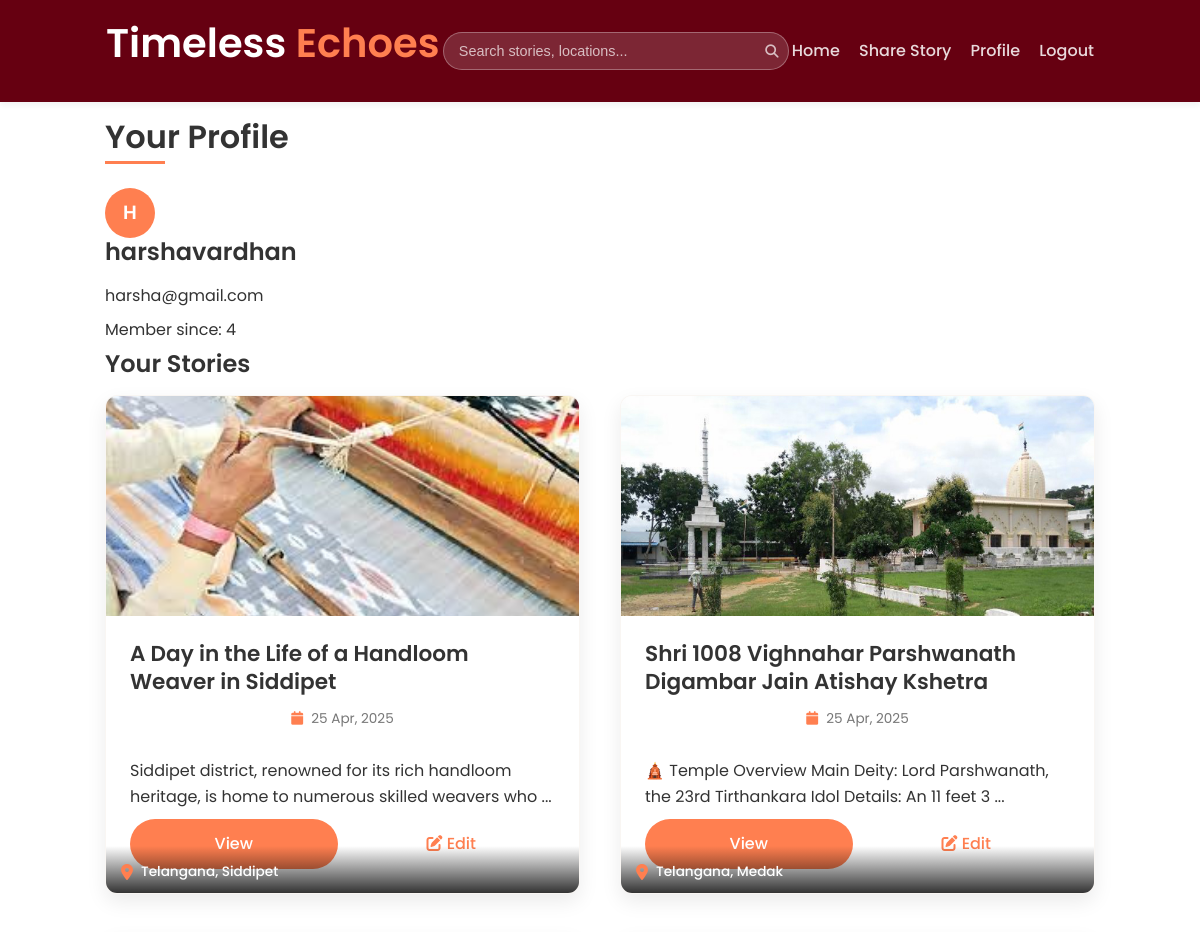
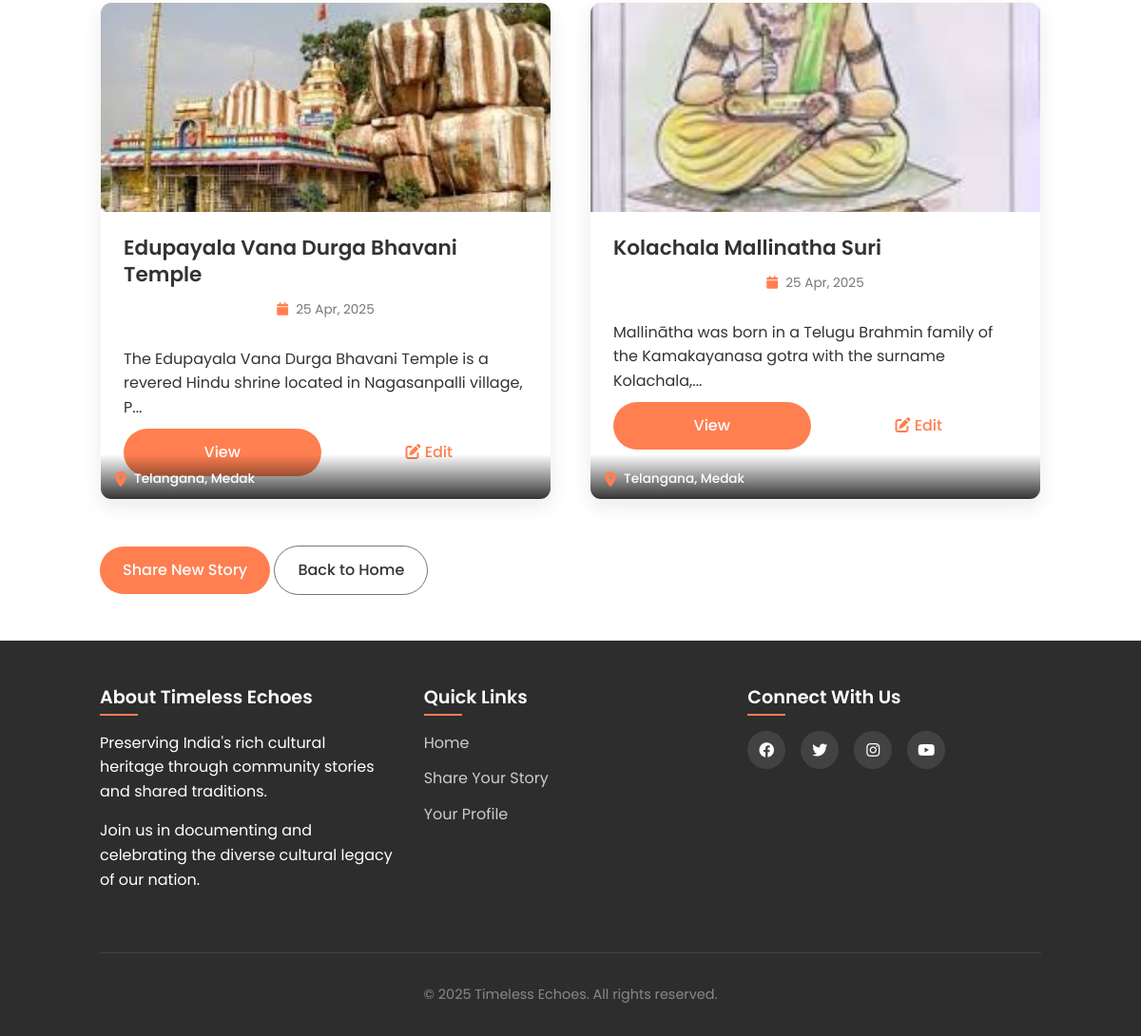
Page /profile (signed in) on the committed database (2 pictures, top to bottom).
### models.py (models this page shows, shortened)
class User(UserMixin, db.Model):
    id = db.Column(db.Integer, primary_key=True)
    username = db.Column(db.String(64), index=True, unique=True)
    email = db.Column(db.String(120), index=True, unique=True)
    password_hash = db.Column(db.String(128))
    articles = db.relationship('Article', backref='author', lazy='dynamic')
    comments = db.relationship('Comment', backref='author', lazy='dynamic')

class Article(db.Model):
    id = db.Column(db.Integer, primary_key=True)
    title = db.Column(db.String(100), nullable=False)
    description = db.Column(db.Text, nullable=False)
    image_path = db.Column(db.String(255))
    state = db.Column(db.String(50), nullable=False)
    district = db.Column(db.String(50), nullable=False)
    village = db.Column(db.String(50), nullable=False)
    address = db.Column(db.String(200))
    latitude = db.Column(db.Float)
    longitude = db.Column(db.Float)
    timestamp = db.Column(db.DateTime, index=True, default=datetime.utcnow)
    user_id = db.Column(db.Integer, db.ForeignKey('user.id'))
    comments = db.relationship('Comment', backref='article', lazy='dynamic', cascade="all, delete-orphan")

### routes.py (the view)
@app.route('/profile')
@login_required
def profile():
    user_articles = Article.query.filter_by(user_id=current_user.id).order_by(Article.timestamp.desc()).all()
    return render_template('profile.html', articles=user_articles, search_form=get_search_form())

### forms.py
class SearchForm(FlaskForm):
    query = StringField('Search', validators=[DataRequired()])
    submit = SubmitField('Search')

### app.py (called while the page is built)
@login_manager.user_loader
def load_user(id):
    return User.query.get(int(id))

### routes.py (called while the page is built)
def get_search_form():
    return SearchForm(request.args, csrf_enabled=False) if request.args.get('query') else SearchForm(csrf_enabled=False)

### templates/profile.html (shortened to what this page needs)
{% extends "base.html" %}
{% block content %}
<section class="profile-section">
    <div class="container">
        <div class="section-heading">
            <h2>Your Profile</h2>
        </div>
        <div class="profile-info">
            <div class="profile-avatar">
                <div class="avatar-placeholder">
                    {{ current_user.username[0].upper() }}
                </div>
            </div>
            <div class="profile-details">
                <h3>{{ current_user.username }}</h3>
                <p>{{ current_user.email }}</p>
                <p>Member since: {{ current_user.id|string }}</p>
            </div>
        </div>
        <div class="user-articles">
            <div class="section-subheading">
                <h3>Your Stories</h3>
            </div>
            {% if articles %}
                <div class="articles-grid">
                    {% for article in articles %}
                        <div class="article-card">
                            <div class="article-image">
                                {% if article.image_path %}
                                    <img src="{{ url_for('static', filename=article.image_path) }}" alt="{{ article.title }}">
                                {% else %}
                                    <div class="no-image-placeholder">
                                        <i class="fas fa-image"></i>
                                    </div>
                                {% endif %}
                            </div>
                            <div class="article-content">
                                <h3 class="article-title">{{ article.title }}</h3>
                                <div class="article-meta">
                                    <span class="article-location"><i class="fas fa-map-marker-alt"></i> {{ article.state }}, {{ article.district }}</span>
                                    <span class="article-date"><i class="fas fa-calendar"></i> {{ article.timestamp.strftime('%d %b, %Y') }}</span>
                                </div>
                                <div class="article-description">
                                    {{ article.description[:100] }}{% if article.description|length > 100 %}...{% endif %}
                                </div>
                                <div class="article-actions">
                                    <a href="{{ url_for('view_article', article_id=article.id) }}" class="btn btn-sm btn-primary">View</a>
                                    <a href="{{ url_for('edit_article', article_id=article.id) }}" class="btn btn-sm btn-outline-primary">
                                        <i class="fas fa-edit"></i> Edit
                                    </a>
                                </div>
                            </div>
                        </div>
                    {% endfor %}
                </div>
            {% else %}
                <div class="no-articles">
                    <p>You haven't shared any stories yet.</p>
                    <a href="{{ url_for('create_article') }}" class="btn btn-primary">Share Your Story</a>
                </div>
            {% endif %}
        </div>
        <div class="profile-actions">
            <a href="{{ url_for('create_article') }}" class="btn btn-primary">Share New Story</a>
            <a href="{{ url_for('index') }}" class="btn btn-secondary">Back to Home</a>
        </div>
    </div>
</section>
{% endblock %}

### templates/base.html (shortened to what this page needs)
<!DOCTYPE html>
<html lang="en">
<head>
    <link rel="stylesheet" href="https://cdnjs.cloudflare.com/ajax/libs/font-awesome/6.2.0/css/all.min.css">
    <link rel="stylesheet" href="{{ url_for('static', filename='styles.css') }}">
    <link rel="stylesheet" href="{{ url_for('static', filename='css/map_styles.css') }}">
</head>
<body>
    <header>
        <div class="container">
            <nav>
                <div class="logo">
                    <a href="{{ url_for('index') }}">
                        <h1>Timeless <span>Echoes</span></h1>
                    </a>
                </div>
                <div class="search-container">
                    <form action="{{ url_for('search') }}" method="get" class="search-form">
                        {{ search_form.query(class="search-input", placeholder="Search stories, locations...", autocomplete="off") }}
                        <button type="submit" class="search-button">
                            <i class="fas fa-search"></i>
                        </button>
                    </form>
                </div>
                <div class="nav-links">
                    <a href="{{ url_for('index') }}">Home</a>
                    {% if current_user.is_authenticated %}
                        <a href="{{ url_for('create_article') }}">Share Story</a>
                        <a href="{{ url_for('profile') }}">Profile</a>
                        <a href="{{ url_for('logout') }}">Logout</a>
                    {% else %}
                        <a href="{{ url_for('login') }}">Login</a>
                        <a href="{{ url_for('register') }}">Register</a>
                    {% endif %}
                </div>
            </nav>
        </div>
    </header>
    <main>
        {% block content %}{% endblock %}
    </main>
    <footer>
        <div class="container">
            <div class="footer-content">
                <div class="footer-section">
                    <h3>About Timeless Echoes</h3>
                    <p>Preserving India's rich cultural heritage through community stories and shared traditions.</p>
                    <p>Join us in documenting and celebrating the diverse cultural legacy of our nation.</p>
                </div>
                <div class="footer-section">
                    <h3>Quick Links</h3>
                    <ul>
                        <li><a href="{{ url_for('index') }}">Home</a></li>
                        {% if current_user.is_authenticated %}
                            <li><a href="{{ url_for('create_article') }}">Share Your Story</a></li>
                            <li><a href="{{ url_for('profile') }}">Your Profile</a></li>
                        {% else %}
                            <li><a href="{{ url_for('login') }}">Login</a></li>
                            <li><a href="{{ url_for('register') }}">Join Us</a></li>
                        {% endif %}
                    </ul>
                </div>
                <div class="footer-section">
                    <h3>Connect With Us</h3>
                    <div class="social-links">
                        <a href="#"><i class="fab fa-facebook"></i></a>
                        <a href="#"><i class="fab fa-twitter"></i></a>
                        <a href="#"><i class="fab fa-instagram"></i></a>
                        <a href="#"><i class="fab fa-youtube"></i></a>
                    </div>
                </div>
            </div>
            <div class="copyright">
                <p>&copy; 2025 Timeless Echoes. All rights reserved.</p>
            </div>
        </div>
    </footer>
</body>
</html>

### rows in the picture
User: username "H", username "harshavardhan", email "harsha@gmail.com", id "4"
Article: image_path (picture), title "A Day in the Life of a Handloom Weaver in Siddipet", state "Telangana", district "Siddipet", timestamp "25 Apr, 2025", description "Siddipet district, renowned for its rich handloom heritage, is home to numerous skilled weavers who"
Article: image_path (picture), title "Shri 1008 Vighnahar Parshwanath Digambar Jain Atishay Kshetra", state "Telangana", district "Medak", timestamp "25 Apr, 2025", description "🛕 Temple Overview Main Deity: Lord Parshwanath, the 23rd Tirthankara Idol Details: An 11 feet 3"
Article: image_path (picture), title "Edupayala Vana Durga Bhavani Temple", state "Telangana", district "Medak", timestamp "25 Apr, 2025", description "The Edupayala Vana Durga Bhavani Temple is a revered Hindu shrine located in Nagasanpalli village, P"
Article: image_path (picture), title "Kolachala Mallinatha Suri", state "Telangana", district "Medak", timestamp "25 Apr, 2025", description "Mallinātha was born in a Telugu Brahmin family of the Kamakayanasa gotra with the surname Kolachala,"
